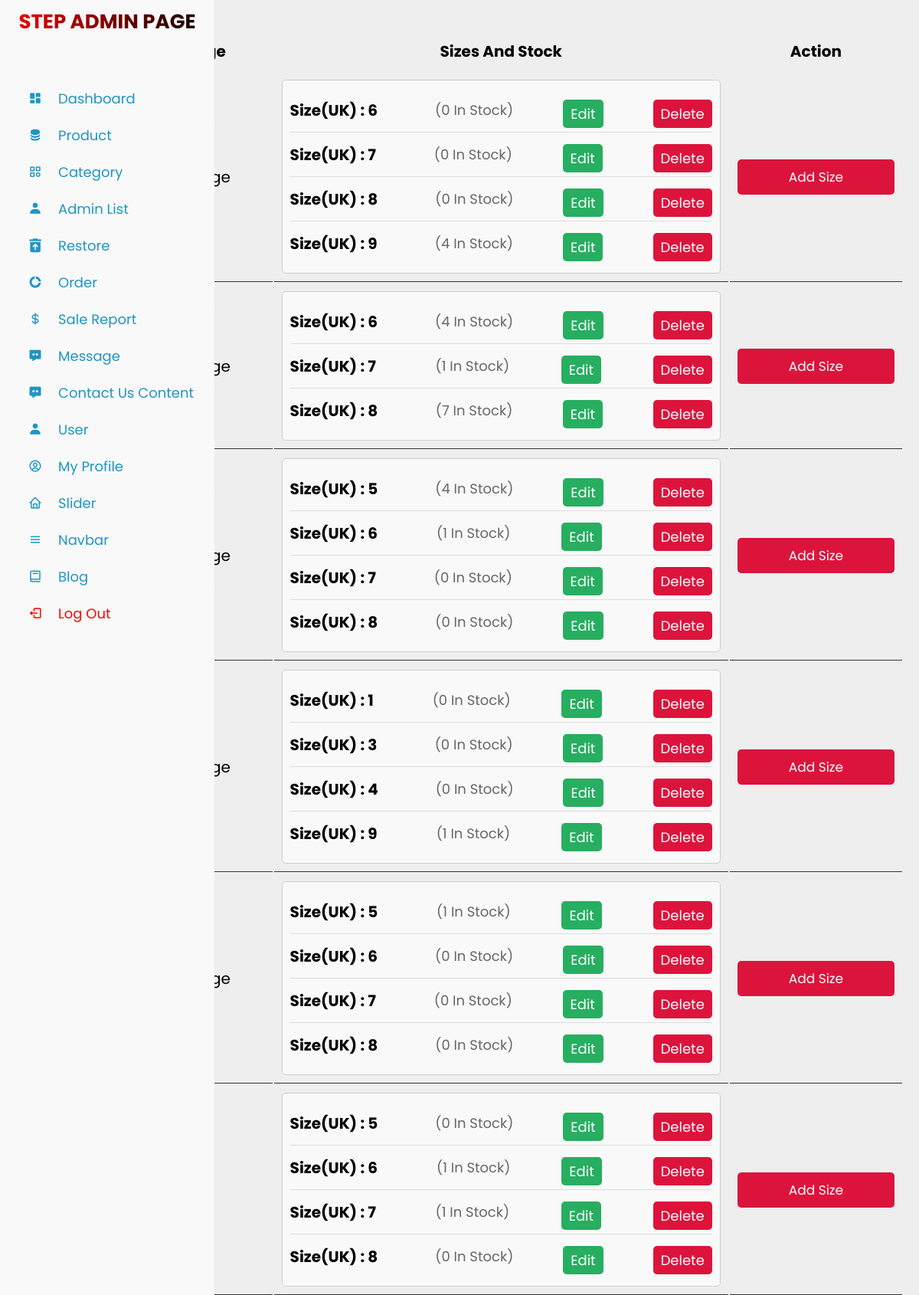
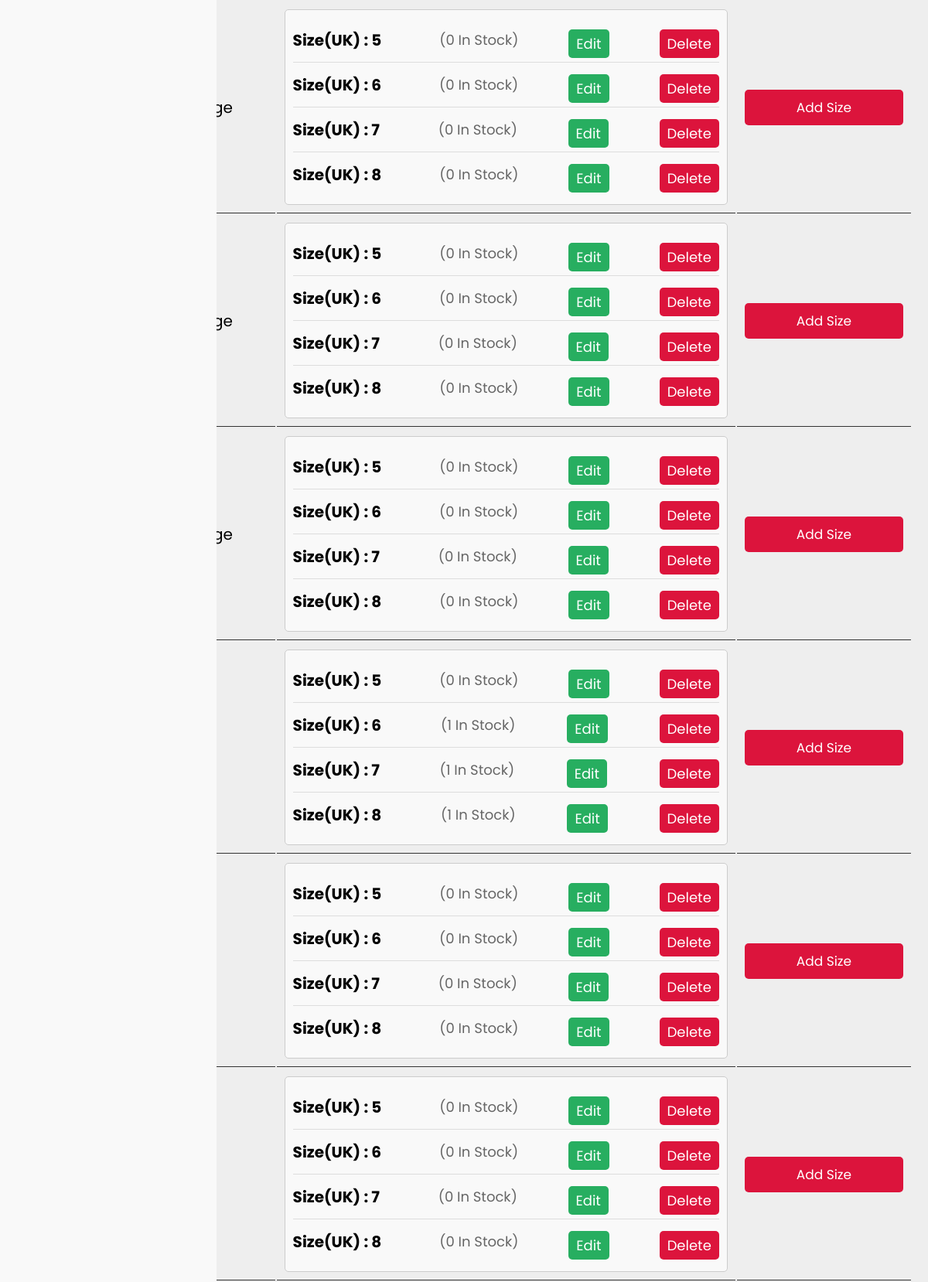
/admin_product_size.php (upper part), run on the app's committed database (2 pictures, top to bottom).
### tables this page shows
CREATE TABLE `products` (
  `id` int(100) NOT NULL,
  `name` varchar(100) NOT NULL,
  `category` varchar(100) NOT NULL,
  `brand` varchar(50) DEFAULT NULL
);

CREATE TABLE `product_variants` (
  `id` int(11) NOT NULL,
  `product_id` int(11) NOT NULL,
  `size` int(50) NOT NULL,
  `color` varchar(50) NOT NULL,
  `stock` int(11) DEFAULT 0,
  `price` int(11) NOT NULL,
  `image1_thumb` varchar(255) DEFAULT NULL,
  `image2_thumb` varchar(255) DEFAULT NULL,
  `image3_thumb` varchar(255) DEFAULT NULL,
  `image4_thumb` varchar(255) DEFAULT NULL,
  `image1_display` varchar(255) DEFAULT NULL,
  `image2_display` varchar(255) DEFAULT NULL,
  `image3_display` varchar(255) DEFAULT NULL,
  `image4_display` varchar(255) DEFAULT NULL
);

### admin_product_size.php (the view, shortened to what this page needs)
<?php
include 'connect.php';
$stmt = $conn->prepare("
    SELECT p.id AS product_id, p.name AS product_name, c.name AS category, b.name AS brand,
           pv.id AS variant_id, pv.size, pv.color, pv.stock, pv.price,
           pv.image1_display, pv.image2_display, pv.image3_display, pv.image4_display,
           pv.image1_thumb, pv.image2_thumb, pv.image3_thumb, pv.image4_thumb
    FROM products p
    JOIN categories c ON p.category = c.name
    JOIN brand b ON p.brand = b.name
    LEFT JOIN product_variants pv ON p.id = pv.product_id
    ORDER BY p.id, pv.color, pv.size
");
$stmt->execute();
$product_sizes = $stmt->fetchAll(PDO::FETCH_ASSOC);
?>
<!DOCTYPE html>
<html lang="en">
<head>
    <link rel="stylesheet" type="text/css" href="assets/css/admin_product.css">
</head>
<body>
    <?php include 'sidebar.php'; ?>
    <div class="container">
        <div class="product-display">
            <table class="product-display-table">
                <thead>
                    <tr>
                        <th>#</th>
                        <th>Product Image</th>
                        <th>Sizes and Stock</th>
                        <th>Action</th>
                    </tr>
                </thead>
                <tbody>
                    <?php
                    $processed_combinations = [];
                    $row_count = 1;
                    foreach ($product_sizes as $variant):
                        $unique_key = $variant['product_id'] . '_' . $variant['color'];
                        if (isset($processed_combinations[$unique_key])) {
                            continue;
                        }
                        $processed_combinations[$unique_key] = true;
                    ?>
                        <tr>
                            <td><?= $row_count++; ?></td>
                            <td>
                            </td>
                            <td>
                                <div class="size-container">
                                    <div class="size-box">
                                        <div class="size-content">
                                            <?php
                                            $current_sizes = array_filter($product_sizes, function ($size) use ($variant) {
                                                return $size['product_id'] == $variant['product_id'] &&
                                                    $size['color'] == $variant['color'];
                                            });
                                            if (!empty($current_sizes)) {
                                                usort($current_sizes, function ($a, $b) {
                                                    return strnatcmp($a['size'], $b['size']);
                                                });
                                                foreach ($current_sizes as $size): ?>
                                                    <div class="size-item">
                                                        <span class="size">Size(UK) : <?= htmlspecialchars($size['size']); ?></span>
                                                        <span class="stock">(<?= htmlspecialchars($size['stock']); ?> in stock)</span>
                                                        <button class="btn edit-size-btn"
                                                            data-id="<?= htmlspecialchars($size['variant_id']); ?>"
                                                            data-product-id="<?= htmlspecialchars($variant['product_id']); ?>"
                                                            data-color="<?= htmlspecialchars($variant['color']); ?>"
                                                            data-size="<?= htmlspecialchars($size['size']); ?>"
                                                            data-stock="<?= htmlspecialchars($size['stock']); ?>">
                                                            Edit
                                                        </button>
                                                        <a href="?delete_id=<?= htmlspecialchars($size['variant_id']); ?>&size=<?= htmlspecialchars($size['size']); ?>" class="btn delete-size-btn">Delete</a>
                                                    </div>
                                            <?php endforeach;
                                            } else {
                                                echo "<div>No sizes available for this product.</div>";
                                            }
                                            ?>
                                        </div>
                                    </div>
                                </div>
                            </td>
                            <td>
                                <button class="btn add-size-btn"
                                    data-product-id="<?= htmlspecialchars($variant['product_id']); ?>"
                                    data-product-name="<?= htmlspecialchars($variant['product_name']); ?>"
                                    data-color="<?= htmlspecialchars($variant['color']); ?>">
                                    Add Size
                                </button>
                            </td>
                        </tr>
                    <?php endforeach; ?>
                </tbody>
            </table>
        </div>
    </div>
</body>
</html>

### assets/css/admin_product.css (style rules this page uses)
:root { --green:#27ae60; --black:#333; --white:#fff; --bg-color:#eee; --box-shadow:0 .5rem 1rem rgba(0,0,0,.1); --border:.1rem solid var(--black); }
* { font-family: 'Poppins', sans-serif; margin:0; padding:0; box-sizing: border-box; outline: none; border:none; text-decoration: none; text-transform: capitalize; }
html { font-size: 62.5%; overflow-x: hidden; }
.btn { display: block; width: 100%; cursor: pointer; border-radius: .5rem; margin-top: 1rem; font-size: 1.7rem; padding:1rem 3rem; background: var(--green); color:var(--white); text-align: center; }
.container { max-width: 1200px; padding:2rem; margin:0 auto; }
.product-display { margin:2rem 0; }
.product-display .product-display-table { width: 100%; text-align: center; }
.product-display .product-display-table thead { background: var(--bg-color); }
.product-display .product-display-table th { padding:1rem; font-size: 2rem; }
.product-display .product-display-table td { padding:1rem; font-size: 2rem; border-bottom: var(--border); }
.product-display .product-display-table .btn:first-child { margin-top: 0; }
.product-display .product-display-table .btn:last-child { background: crimson; }

### assets/css/sidebar.css (style rules this page uses)
* { margin: 0; padding: 0; box-sizing: border-box; }
a { text-decoration: none; }
body { background-color: #eee; }

### admin_product_size.php (style rules this page uses)
.size-container { width: 100%; }
.size-box { border: 1px solid #ccc; border-radius: 5px; background-color: #f9f9f9; padding: 10px; }
.size-content { display: flex; flex-direction: column; }
.size-item { display: flex; justify-content: space-between; align-items: center; padding: 5px 0; border-bottom: 1px solid #ddd; }
.size-item:last-child { border-bottom: none; }
.size-item .size { font-weight: bold; }
.size-item .stock { color: #666; font-size: 0.9em; margin-left: 10px; }
.size-item .edit-size-btn { width: auto; padding: 5px 10px; font-size: 0.9em; margin-right: 0px; }
.size-item .delete-size-btn { width: auto; padding: 5px 10px; font-size: 0.9em; margin-left: 0px; }

### data on the page
products: product_variants.size "6", product_variants.stock "0", product_variants.size "7", product_variants.size "8", product_variants.size "9", product_variants.stock "4", product_variants.stock "1", product_variants.stock "7", product_variants.size "5"
products: product_variants.size "1", product_variants.stock "0", product_variants.size "3", product_variants.size "4", product_variants.size "9", product_variants.stock "1"
products: product_variants.size "5", product_variants.stock "1", product_variants.size "6", product_variants.stock "0", product_variants.size "7", product_variants.size "8"
products: product_variants.size "5", product_variants.stock "0", product_variants.size "6", product_variants.stock "1", product_variants.size "7", product_variants.size "8"
products: product_variants.size "5", product_variants.stock "0", product_variants.size "6", product_variants.size "7", product_variants.size "8"
products: product_variants.size "5", product_variants.stock "0", product_variants.size "6", product_variants.size "7", product_variants.size "8"
products: product_variants.size "5", product_variants.stock "0", product_variants.size "6", product_variants.size "7", product_variants.size "8"
products: product_variants.size "5", product_variants.stock "0", product_variants.size "6", product_variants.stock "1", product_variants.size "7", product_variants.size "8"
products: product_variants.size "5", product_variants.stock "0", product_variants.size "6", product_variants.size "7", product_variants.size "8"
products: product_variants.size "5", product_variants.stock "0", product_variants.size "6", product_variants.size "7", product_variants.size "8"
